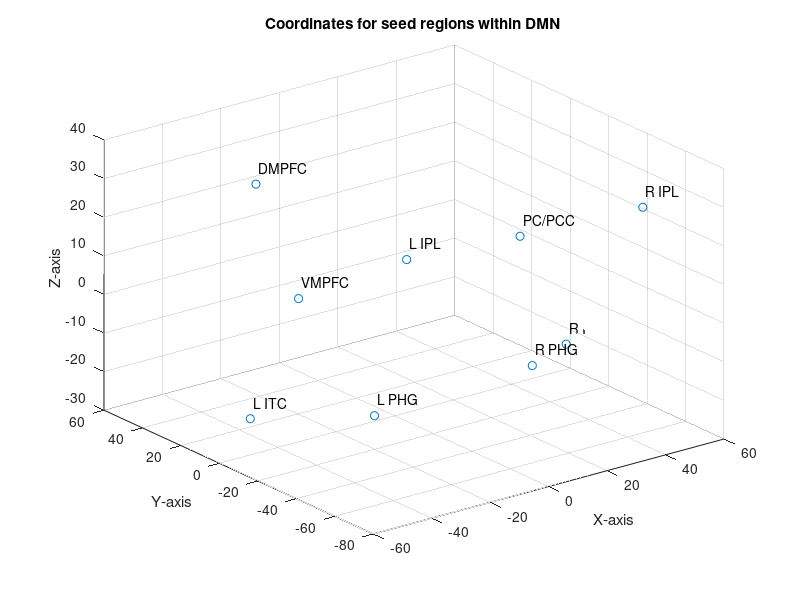

MATLAB code for this plot: (Note: this script raises an error after producing the figure.)
% Data Matrix
% Impact of meditation training on the default mode network during a restful state
% Matthew Johnson 
%%%%%%%%%%%%%%%%%%%%%%%%%%%%%%%%%%%%%%%%%%%%%%%%%%%%%%%%

% Labels
Labels={'PC/PCC', 'DMPFC', 'VMPFC', 'R IPL', 'L IPL', 'R ITC', 'L ITC' ,'R PHG', 'L PHG'};

%%%%%%%%%%%%%%%%%%%%%%%%%%%%%%%%%%%%%%%%%%%%%%%%%%%%%%%%
%% Coordinates for seed regions within DMN
Locations= [8 -53 27;
            -10 57 19;
            -2 47 -10;
            48 -56 27;
            -40 -67 34;
            56 -4 -22;
            -56 -10 -17;
            26 -32 -15;
            -26 -29 -18];
        
%%%%%%%%%%%%%%%%%%%%%%%%%%%%%%%%%%%%%%%%%%%%%%%%%%%%%%%% 
%% Plot brain regions
figure
scatter3(Locations(:,1),Locations(:,2),Locations(:,3));
dx = 3; dy = 3; dz = 3; % displacement so the text does not overlay the data points
text(Locations(:,1)+dx, Locations(:,2)+dy, Locations(:,3)+dz, Labels');
title('Coordinates for seed regions within DMN');
xlabel('X-axis'); ylabel('Y-axis'); zlabel('Z-axis') %Label Axes

%%%%%%%%%%%%%%%%%%%%%%%%%%%%%%%%%%%%%%%%%%%%%%%%%%%%%%%%            
%% Correlation Matrix
% Experienced 
EC=[0.00 0.41 0.44 0.53 0.54 0.29 0.29 0.24 0.27;
    0 0.00 0.53 0.25 0.54 0.29 0.29 0.24 0.27;
    0 0 0.00 0.25 0.35 0.39 0.33 0.06 0.11;
    0 0 0 0.00 0.44 0.26 0.23 0.17 0.16;
    0 0 0 0 0.00 0.24 0.26 0.19 0.24;
    0 0 0 0 0 0.00 0.52 0.18 0.19;
    0 0 0 0 0 0 0.00 0.12 0.25;
    0 0 0 0 0 0 0 0.00 0.51;
    0 0 0 0 0 0 0 0 0.00;];
%Inexperienced
IC=[0.00 0.0 0.0 0.0 0.0 0.0 0.0 0.0 0.0;
    0.37 0.00 0.0 0.0 0.0 0.0 0.0 0.0 0.0;
    0.45 0.40 0.00 0.0 0.0 0.0 0.0 0.0 0.0;
    0.65 0.34 0.32 0.00 0.0 0.0 0.0 0.0 0.0;
    0.47 0.29 0.29 0.53 0.00 0.0 0.0 0.0 0.0;
    0.31 0.18 0.27 0.27 0.13 0.00 0.0 0.0 0.0;
    0.32 0.29 0.27 0.27 0.17 0.53 0.00 0.0 0.0;
    0.22 -0.10 -0.02 0.16 0.12 0.20 0.14 0.00 0.0;
    0.23 -0.01 0.01 0.17 0.16 0.22 0.27 0.54 0.00;];

%%%%%%%%%%%%%%%%%%%%%%%%%%%%%%%%%%%%%%%%%%%%%%%%%%%%%%%%
%% Plotting the Correlation with respect to the Locations 

wgPlot(EC,Locations)
Labels={'PC/PCC', 'DMPFC', 'VMPFC', 'RIPL', 'LIPL', 'RTC', 'LTC' ,'R PHG', 'L PHG'};
text(Locations(:,1)+1, Locations(:,2)+1, Locations(:,3)+1, Labels');
title('Experienced Correlations')
grid on

wgPlot(IC,Locations)
Labels={'PC/PCC', 'DMPFC', 'VMPFC', 'RIPL', 'LIPL', 'RTC', 'LTC' ,'R PHG', 'L PHG'};
text(Locations(:,1)+1, Locations(:,2)+1, Locations(:,3)+1, Labels');
title('Inexperienced Correlations')
grid on

%%%%%%%%%%%%%%%%%%%%%%%%%%%%%%%%%%%%%%%%%%%%%%%%%%%%%%%%            
%% Correlation Plots
%Plot Experienced Correlation Matrix
TransposeEC=(EC)';
EC= EC+TransposeEC;
imagesc(EC)
set(gca,'XLim',[0.5 9.5], 'YLim',[0.5 9.5])
set(gca,'XTick',[1:9], 'YTick',[1:9])  
set(gca,'XTickLabel',Labels, 'YTickLabel',Labels)
title('Experienced Correlation Matrix')

%Plot Inexperienced Correlation Matrix
TransposeIC=(IC)';
IC= IC+TransposeIC;
imagesc(IC)
set(gca,'XLim',[0.5 9.5], 'YLim',[0.5 9.5])
set(gca,'XTick',[1:9], 'YTick',[1:9])  
set(gca,'XTickLabel',Labels, 'YTickLabel',Labels)
title('Inxperienced Correlation Matrix')

%%%%%%%%%%%%%%%%%%%%%%%%%%%%%%%%%%%%%%%%%%%%%%%%%%%%%%%%
%% Calculating axonal volume
Distances=zeros(length(Locations(:,1)),length(Locations(:,1)));
ECVolume=Distances;
ICVolume=Distances;
for i=1:length(Locations(:,1))
    for j=1:length(Locations(:,1))
        Distances(i,j)=sqrt((Locations(i,1)-Locations(j,1))^2+...
            (Locations(i,2)-Locations(j,2))^2)+...
            (Locations(i,3)-Locations(j,3))^2;
        ECVolume(i,j)=Distances(i,j)*EC(i,j);
        ICVolume(i,j)=Distances(i,j)*IC(i,j);
    end
end

TotalOrigECVol=sum(sum(ECVolume));
TotalOrigICVol=sum(sum(ICVolume));

%%%%%%%%%%%%%%%%%%%%%%%%%%%%%%%%%%%%%%%%%%%%%%%%%%%%%%%%%%%%%%%%%%%%%%%%%%%
%% Examine all possible combinations of brain region 
%%%%%%%%%%%%%%%%%%%%%%%%%%%%%%%%%%%%%%%%%%%%%%%%%%%%%%%%%%%%%%%%%%%%%%%%%%%

%Experienced
Areas=perms(1:9);
Locs=Locations;

NewVolumes=zeros(362880,1);

for i=1:362880
    Locs(1,:)=Locations(Areas(i,1),:);
    Locs(2,:)=Locations(Areas(i,2),:);
    Locs(3,:)=Locations(Areas(i,3),:);
    Locs(4,:)=Locations(Areas(i,4),:);
    Locs(5,:)=Locations(Areas(i,5),:);
    Locs(6,:)=Locations(Areas(i,6),:);   
    Locs(7,:)=Locations(Areas(i,7),:);    
    Locs(8,:)=Locations(Areas(i,8),:);    
    Locs(9,:)=Locations(Areas(i,9),:);
    z=find(EC~=0);
    [j k]=find(EC~=0);
    NewVolumes(i,1)=sum((sqrt((Locs(j,1)-Locs(k,1)).^2+(Locs(j,2)-Locs(k,2)).^2)+...
        (Locs(j,3)-Locs(k,3)).^2).*EC(z));
end
NewVolumes=NewVolumes./TotalOrigECVol;
plot(sort(NewVolumes))
xlabel('Arrangement Numbers');
ylabel('Amount of Neural Activity compared to original');
title('Experienced Correlation: All Possible Arrangements of Brain Regions');
axis([0 362881 0.6 1.5])
%%%%%%%%%%%%%%%%%%%%%%%%%%%%%%%%%%%%%%%%%%%%%%%%%%%%%%%%%%%%%%%%%%%%%%%%%%%
%% Examine all possible combinations of brain region 
%%%%%%%%%%%%%%%%%%%%%%%%%%%%%%%%%%%%%%%%%%%%%%%%%%%%%%%%%%%%%%%%%%%%%%%%%%%

%Inexperienced
Areas=perms(1:9);
Locs=Locations;

NewVolumes=zeros(362880,1);

for i=1:362880
    Locs(1,:)=Locations(Areas(i,1),:);
    Locs(2,:)=Locations(Areas(i,2),:);
    Locs(3,:)=Locations(Areas(i,3),:);
    Locs(4,:)=Locations(Areas(i,4),:);
    Locs(5,:)=Locations(Areas(i,5),:);
    Locs(6,:)=Locations(Areas(i,6),:);   
    Locs(7,:)=Locations(Areas(i,7),:);    
    Locs(8,:)=Locations(Areas(i,8),:);    
    Locs(9,:)=Locations(Areas(i,9),:);
    z=find(IC~=0);
    [j k]=find(IC~=0);
    NewVolumes(i,1)=sum((sqrt((Locs(j,1)-Locs(k,1)).^2+(Locs(j,2)-Locs(k,2)).^2)+...
        (Locs(j,3)-Locs(k,3)).^2).*IC(z));
end
NewVolumes=NewVolumes./TotalOrigICVol;
plot(sort(NewVolumes))
xlabel('Arrangement Numbers');
ylabel('Amount of Neural Activity compared to original');
title('Inexperienced Correlation: All Possible Arrangements of Brain Regions');
axis([0 362881 0.6 1.5])

%%%%%%%%%%%%%%%%%%%%%%%%%%%%%%%%%%%%%%%%%%%%%%%%%%%%%%%%%
%% Partial Correlation Matrix
% Experienced and Inexperienced Partial Correlation Matrix
%  EPM=[0.00 0.13 0.21 0.35 0.27 -0.002 0.03 0.11 0.09;
%      0.11 0.00 0.36 -0.001 0.21 -0.013 0.15 -0.18 -0.01;
%      0.27 0.23 0.00 -0.05 0.04 0.22 0.05 0.001 -0.03;
%      0.47 0.09 -0.05 0.00 0.20 0.10 0.03 0.03 -0.04;
%      0.14 0.09 0.09 0.32 0.00 -0.003 0.02 0.05 0.09;
%      0.05 -0.03 0.13 0.09 -0.07 0.00 0.42 0.10 -0.002;
%      0.06 0.17 0.06 0.03 -0.03 0.43 0.00 -0.05 0.16;
%      0.12 -0.14 -0.06 0.02 0.02 0.09 -0.04 0.00 0.47;
%      0.07 -0.04 -0.08 -0.02 0.07 0.04 0.18 0.48 0.00;];

EP =[0.00 0.13 0.21 0.35 0.27 -0.002 0.03 0.11 0.09;
     0.0 0.00 0.36 -0.001 0.21 -0.013 0.15 -0.18 -0.01;
     0.0 0.0 0.00 -0.05 0.04 0.22 0.05 0.001 -0.03;
     0.0 0.0 0.0 0.00 0.20 0.10 0.03 0.03 -0.04;
     0.0 0.0 0.0 0.0 0.00 -0.003 0.02 0.05 0.09;
     0.0 0.0 0.0 0.0 0.0 0.00 0.42 0.10 -0.002;
     0.0 0.0 0.0 0.0 0.0 0.0 0.00 -0.05 0.16;
     0.0 0.0 0.0 0.0 0.0 0.0 0.0 0.00 0.47;
     0.0 0.0 0.0 0.0 0.0 0.0 0.0 0.0 0.00;];
 
IP =[0.00 0.0 0.0 0.0 0.0 0.0 0.0 0.0 0.0;
     0.11 0.00 0.0 0.0 0.0 0.0 0.0 0.0 0.0;
     0.27 0.23 0.00 0.0 0.0 0.0 0.0 0.0 0.0;
     0.47 0.09 -0.05 0.00 0.0 0.0 0.0 0.0 0.0;
     0.14 0.09 0.09 0.32 0.00 0.0 0.0 0.0 0.0;
     0.05 -0.03 0.13 0.09 -0.07 0.00 0.0 0.0 0.0;
     0.06 0.17 0.06 0.03 -0.03 0.43 0.00 0.0 0.0;
     0.12 -0.14 -0.06 0.02 0.02 0.09 -0.04 0.00 0.0;
     0.07 -0.04 -0.08 -0.02 0.07 0.04 0.18 0.48 0.00;];
 
 

%%%%%%%%%%%%%%%%%%%%%%%%%%%%%%%%%%%%%%%%%%%%%%%%%%%%%%%%            
%% Partial Correlation Plots
%Plot Experienced Correlation Matrix
TransposeEP=(EP)';
EP= EP+TransposeEP;
imagesc(EP)
set(gca,'XLim',[0.5 9.5], 'YLim',[0.5 9.5])
set(gca,'XTick',[1:9], 'YTick',[1:9])  
set(gca,'XTickLabel',Labels, 'YTickLabel',Labels)
title('Experienced Partial Correlation Matrix')
colorbar

%Plot Inexperienced Correlation Matrix
TransposeIP=(IP)';
IP= IP+TransposeIP;
imagesc(IP)
set(gca,'XLim',[0.5 9.5], 'YLim',[0.5 9.5])
set(gca,'XTick',[1:9], 'YTick',[1:9])  
set(gca,'XTickLabel',Labels, 'YTickLabel',Labels)
title('Inxperienced Partial Correlation Matrix')
colorbar

%%%%%%%%%%%%%%%%%%%%%%%%%%%%%%%%%%%%%%%%%%%%%%%%%%%%%%%%
%% Calculating axonal volume
Distances=zeros(length(Locations(:,1)),length(Locations(:,1)));
EPVolume=Distances;
IPVolume=Distances;
for i=1:length(Locations(:,1))
    for j=1:length(Locations(:,1))
        Distances(i,j)=sqrt((Locations(i,1)-Locations(j,1))^2+...
            (Locations(i,2)-Locations(j,2))^2)+...
            (Locations(i,3)-Locations(j,3))^2;
        EPVolume(i,j)=Distances(i,j)*EP(i,j);
        IPVolume(i,j)=Distances(i,j)*IP(i,j);
    end
end

TotalOrigEPVol=sum(sum(EPVolume));
TotalOrigIPVol=sum(sum(IPVolume));


%%%%%%%%%%%%%%%%%%%%%%%%%%%%%%%%%%%%%%%%%%%%%%%%%%%%%%%%%%%%%%%%%%%%%%%%%%%
%% Examine all possible combinations of brain region 
%%%%%%%%%%%%%%%%%%%%%%%%%%%%%%%%%%%%%%%%%%%%%%%%%%%%%%%%%%%%%%%%%%%%%%%%%%%

%Experienced
Areas=perms(1:9);
Locs=Locations;

NewVolumes=zeros(362880,1);

for i=1:362880
    Locs(1,:)=Locations(Areas(i,1),:);
    Locs(2,:)=Locations(Areas(i,2),:);
    Locs(3,:)=Locations(Areas(i,3),:);
    Locs(4,:)=Locations(Areas(i,4),:);
    Locs(5,:)=Locations(Areas(i,5),:);
    Locs(6,:)=Locations(Areas(i,6),:);   
    Locs(7,:)=Locations(Areas(i,7),:);    
    Locs(8,:)=Locations(Areas(i,8),:);    
    Locs(9,:)=Locations(Areas(i,9),:);
    z=find(EP~=0);
    [j k]=find(EP~=0);
    NewVolumes(i,1)=sum((sqrt((Locs(j,1)-Locs(k,1)).^2+(Locs(j,2)-Locs(k,2)).^2)+...
        (Locs(j,3)-Locs(k,3)).^2).*EP(z));
end
NewVolumes=NewVolumes./TotalOrigEPVol;
plot(sort(NewVolumes))
xlabel('Arrangement Numbers');
ylabel('Amount of Neural Activity compared to original');
title('Experienced Partial Correlation: All Possible Arrangements of Brain Regions');
axis([0 362881 0 5])

%%%%%%%%%%%%%%%%%%%%%%%%%%%%%%%%%%%%%%%%%%%%%%%%%%%%%%%%%%%%%%%%%%%%%%%%%%%
%% Examine all possible combinations of brain region 
%%%%%%%%%%%%%%%%%%%%%%%%%%%%%%%%%%%%%%%%%%%%%%%%%%%%%%%%%%%%%%%%%%%%%%%%%%%

%Inexperienced
Areas=perms(1:9);
Locs=Locations;

NewAreas=zeros(362880,3);
NewVolumes=zeros(362880,1);

for i=1:362880
    Locs(1,:)=Locations(Areas(i,1),:);
    Locs(2,:)=Locations(Areas(i,2),:);
    Locs(3,:)=Locations(Areas(i,3),:);
    Locs(4,:)=Locations(Areas(i,4),:);
    Locs(5,:)=Locations(Areas(i,5),:);
    Locs(6,:)=Locations(Areas(i,6),:);   
    Locs(7,:)=Locations(Areas(i,7),:);    
    Locs(8,:)=Locations(Areas(i,8),:);    
    Locs(9,:)=Locations(Areas(i,9),:);
    z=find(IP~=0);
    [j k]=find(IP~=0);
    NewVolumes(i,1)=sum((sqrt((Locs(j,1)-Locs(k,1)).^2+(Locs(j,2)-Locs(k,2)).^2)+...
        (Locs(j,3)-Locs(k,3)).^2).*IP(z));
end
NewVolumes=NewVolumes./TotalOrigIPVol;
plot(sort(NewVolumes))
xlabel('Arrangement Numbers');
ylabel('Amount of Neural Activity compared to original');
title('Inexperienced Partial Correlation: All Possible Arrangements of Brain Regions');
axis([0 362881 0 5])

%%%%%%%%%%%%%%%%%%%%%%%%%%%%%%%%%%%%%%%%%%%%%%%%%%%%%%%%            
%% Pair-wise Relationships
%Correlation values for all pair-wise relationships (Figure 3)
ECPairwise=nonzeros(EC)
hold on
scatter(1:36,ECPairwise,'v')
hold on; % make sure no new plot window is created on every plot command
ICPairwise=nonzeros(IC)
scatter(1:36,ICPairwise,'s')
plot([0 36], [0 0], 'k-'); % plot the horizontal line
ylabel('Correlation Values')
%xlabel('Pairwise Relationships between default network regions')
legend('Experienced Meditators', 'Inexperienced Meditators')
set(gca, 'XTick', []);
axis ([0 36 -0.2 0.8])

%Partial correlation values for all pair-wise relationships (Figure 5)
EPPairwise=nonzeros(EP)
hold on
scatter(1:36,EPPairwise,'v')
hold on; % make sure no new plot window is created on every plot command
IPPairwise=nonzeros(IP)
scatter(1:36,IPPairwise,'s')
plot([0 36], [0 0], 'k-'); % plot the horizontal line
ylabel('Correlation Values')
%xlabel('Pairwise Relationships between default network regions')
legend('Experienced Meditators', 'Inexperienced Meditators')
set(gca, 'XTick', []);
axis ([0 36 -0.3 0.6])



%%%%%%%%%%%%%%%%%%%%%%%%%%%%%%%%%%%%%%%%%%%%%%%%%%%%%%%%
%% Analysis

[ECpathlength, ECglobeff]=charpath(EC)
[ICpathlength, ICglobeff]=charpath(IC)
[EPpathlength, EPglobeff]=charpath(EP)
[IPpathlength, IPglobeff]=charpath(IP)